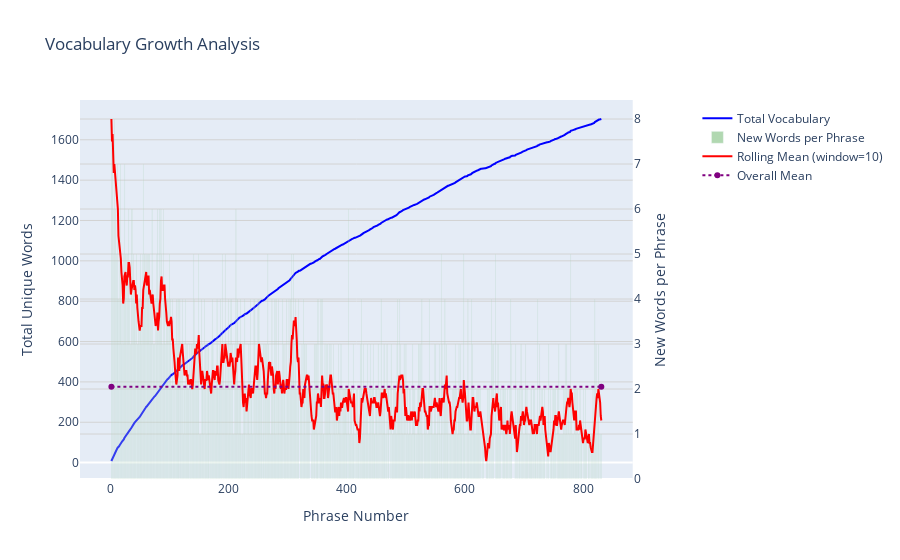

Source (notebook cell):
### Code cell
plot_vocabulary_growth(df_opt['EnglishText'])

### Figure 1 — Plotly figure (JSON) as saved in the notebook; plotly's stock layout.template omitted (floating-point values rounded to 4 significant figures; data arrays with more than 128 entries replaced by an {"elided": "..."} marker saying what was removed)
{"data": [{"line": {"color": "blue"}, "name": "Total Vocabulary", "type": "scatter", "x": {"elided": "831 int values"}, "xaxis": "x", "y": {"elided": "831 int values"}, "yaxis": "y"}, {"marker": {"color": "green"}, "name": "New Words per Phrase", "opacity": 0.3, "type": "bar", "x": {"elided": "831 int values"}, "xaxis": "x", "y": {"elided": "831 int values"}, "yaxis": "y2"}, {"line": {"color": "red"}, "name": "Rolling Mean (window=10)", "type": "scatter", "x": {"elided": "831 int values"}, "xaxis": "x", "y": {"elided": "831 float values"}, "yaxis": "y2"}, {"line": {"color": "purple", "dash": "dot"}, "name": "Overall Mean", "type": "scatter", "x": [1, 831], "xaxis": "x", "y": [2.049, 2.049], "yaxis": "y2"}], "layout": {"legend": {"x": 1.05, "xanchor": "left", "y": 0.99, "yanchor": "top"}, "margin": {"r": 150}, "showlegend": true, "title": {"text": "Vocabulary Growth Analysis"}, "xaxis": {"anchor": "y", "domain": [0, 0.94], "title": {"text": "Phrase Number"}}, "yaxis": {"anchor": "x", "domain": [0, 1], "gridcolor": "lightgrey", "title": {"text": "Total Unique Words"}}, "yaxis2": {"anchor": "x", "gridcolor": "lightgrey", "overlaying": "y", "side": "right", "title": {"text": "New Words per Phrase"}}}}
